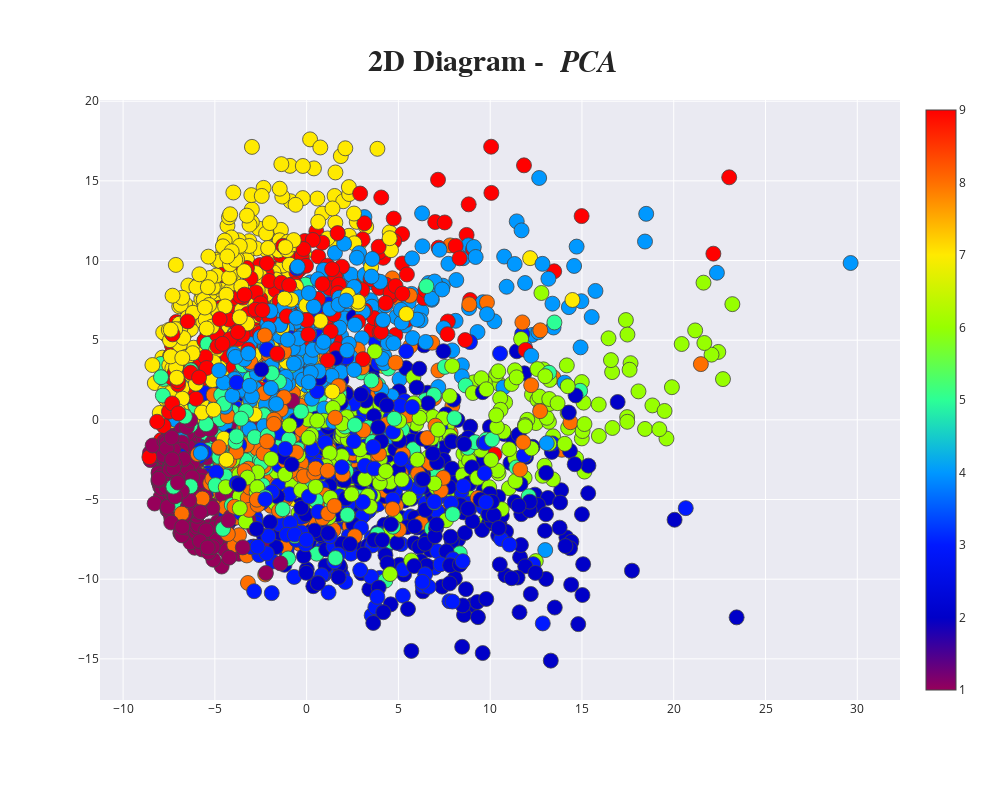

This figure's notebook cell:
### Code cell
plot_2d(principalComponents[:, 0],principalComponents[:, 1], "PCA", False, 0)

### Figure 1 — Plotly figure (JSON) as saved in the notebook; plotly's stock layout.template omitted (floating-point values rounded to 4 significant figures; data arrays with more than 128 entries replaced by an {"elided": "..."} marker saying what was removed)
{"data": [{"marker": {"color": {"elided": "3000 int values"}, "colorscale": [[0, "rgb(150,0,90)"], [0.125, "rgb(0,0,200)"], [0.25, "rgb(0,25,255)"], [0.375, "rgb(0,152,255)"], [0.5, "rgb(44,255,150)"], [0.625, "rgb(151,255,0)"], [0.75, "rgb(255,234,0)"], [0.875, "rgb(255,111,0)"], [1, "rgb(255,0,0)"]], "line": {"width": 0.8}, "showscale": true, "size": 15}, "mode": "markers", "type": "scatter", "x": {"elided": "3000 float values"}, "y": {"elided": "3000 float values"}}], "layout": {"height": 800, "hovermode": "closest", "margin": {"b": 100, "l": 100, "r": 100, "t": 100}, "title": {"font": {"family": "Times New Roman", "size": 30}, "text": "<b>2D Diagram - <i> PCA </i> </b>", "xanchor": "center", "yanchor": "top"}, "width": 1000}}
